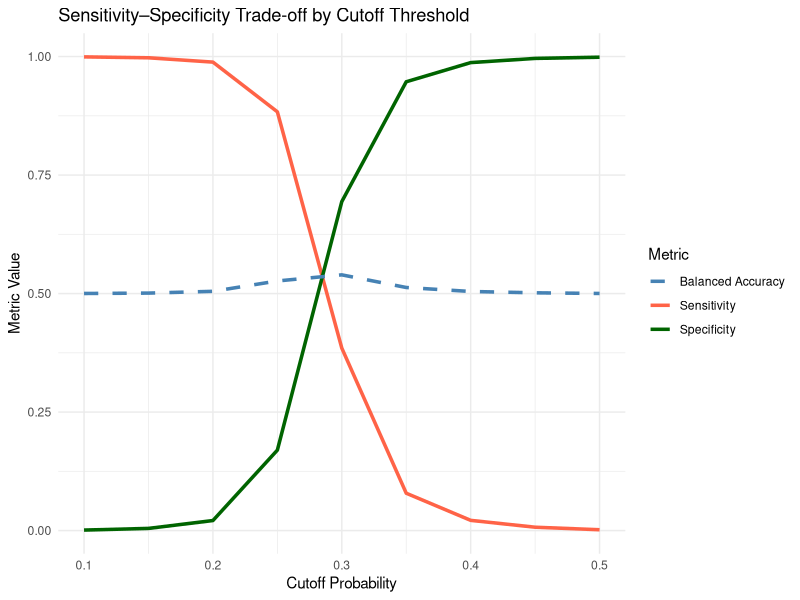

Recreate this plot in R.
###############################################################
# Cell2Cell Churn Challenge — Logistic Regression Modeling
# Objective: Identify key churn drivers and quantify their impact
###############################################################

# --- 0. SETUP ------------------------------------------------
library(tidyverse)
library(car)
library(broom)
library(pROC)
library(caret)

# --- 1. LOAD CLEAN DATA -------------------------------------
data <- read.csv("data/clean_service_vars_new.csv")

glimpse(data)

# Ensure target variable is factor
data$Churn_flag <- factor(data$Churn_flag, labels = c("Stayed", "Churned"))


# --- 2. FEATURE ENGINEERING ---------------------------------
# Create additional interaction & transformation features based on EDA insights
data <- data %>%
  mutate(
    # Behavioral ratio: Overage relative to usage
    OverageRatio = OverageMinutes / (MonthlyMinutes + 1),
    
    # Engagement per month of tenure
    CareCallsPerMonth = CustomerCareCalls / (MonthsInService + 1),
    
    # Nonlinear tenure transformation (diminishing effect)
    sqrt_Tenure = sqrt(MonthsInService),
    
    # Usage decline flag
    UsageDeclineFlag = ifelse(PercChangeMinutes < -20, 1, 0)
  )

# --- 3. MODEL FORMULATION -----------------------------------
# Base model with main effects
model_base <- glm(
  Churn_flag ~ CustomerCareCalls + DroppedBlockedCalls + 
    OverageMinutes + PercChangeMinutes + PercChangeRevenues + 
    CreditRating_num + sqrt_Tenure,
  data = data,
  family = binomial
)

# Model with interaction terms (to test heterogeneity)
model_interact <- glm(
  Churn_flag ~ CustomerCareCalls * CreditRating_num +
    PercChangeMinutes * CreditRating_num +
    OverageRatio * sqrt_Tenure +
    UsageDeclineFlag +
    DroppedBlockedCalls,
  data = data,
  family = binomial
)

# --- 4. MODEL COMPARISON ------------------------------------
summary(model_base)
summary(model_interact)

# AIC comparison
AIC(model_base, model_interact)

# --- 5. MULTICOLLINEARITY CHECK -----------------------------
vif_values <- car::vif(model_interact)
vif_values[vif_values > 5]

# --- 6. PREDICTIVE PERFORMANCE ------------------------------
# Create a new data frame that matches what the model actually used
model_data <- model.frame(model_interact)

# Add predicted probabilities and classes to that frame
model_data$pred_prob <- predict(model_interact, type = "response")
model_data$pred_class <- ifelse(model_data$pred_prob > 0.3, "Churned", "Stayed")

# Evaluate ROC and AUC
roc_curve <- roc(model_data$Churn_flag, model_data$pred_prob)
auc_value <- auc(roc_curve)
cat("Model AUC:", round(auc_value, 3), "\n")

# Optional: confusion matrix
confusionMatrix(as.factor(model_data$pred_class),
                model_data$Churn_flag,
                positive = "Churned")

# --- 7. COEFFICIENT INTERPRETATION --------------------------
coef_table <- tidy(model_interact, conf.int = TRUE, exponentiate = TRUE) %>%
  rename(OddsRatio = estimate, CI_low = conf.low, CI_high = conf.high) %>%
  mutate(Significance = ifelse(p.value < 0.05, "Significant", "Not Sig."))

print(coef_table)

# --- 8. BUSINESS INTERPRETATION -----------------------------
cat("\n--- BUSINESS INTERPRETATION ---\n")

cat("1. CustomerCareCalls × CreditRating_num: Significant negative interaction indicates that\n",
    "customer support is most effective for lower-credit customers — they benefit more from proactive help.\n\n")

cat("2. PercChangeMinutes × CreditRating_num: Large negative coefficients suggest customers with poor credit\n",
    "who reduce their usage are most likely to churn — early-warning segment.\n\n")

cat("3. OverageRatio × sqrt_Tenure: Customers who consistently go over plan, especially long-term ones,\n",
    "show higher churn risk — plan redesign opportunity.\n\n")

cat("4. UsageDeclineFlag: Customers whose usage drops >20% are ~2–3x more likely to churn — retention trigger.\n\n")

cat("5. DroppedBlockedCalls: Still not significant — confirms network issues are not primary churn driver.\n")

# --- 9. SAVE MODEL RESULTS ----------------------------------
write.csv(coef_table, "data/logistic_model_coefficients.csv", row.names = FALSE)
saveRDS(model_interact, "data/logistic_model_final.rds")



###############################################################
# --- 10. CHURN THRESHOLD ANALYSIS ----------------------------
# Purpose: Test various probability cutoffs to find the most useful
#          balance between identifying churners (sensitivity)
#          and avoiding false alarms (specificity)
###############################################################

# Function to compute confusion stats for a given cutoff
evaluate_cutoff <- function(threshold, data, actual, probs) {
  preds <- ifelse(probs > threshold, "Churned", "Stayed")
  cm <- confusionMatrix(as.factor(preds), actual, positive = "Churned")
  tibble(
    Cutoff = threshold,
    Accuracy = cm$overall["Accuracy"],
    Sensitivity = cm$byClass["Sensitivity"],
    Specificity = cm$byClass["Specificity"],
    Balanced_Accuracy = cm$byClass["Balanced Accuracy"]
  )
}

# Define cutoff values to test
cutoffs <- seq(0.1, 0.5, by = 0.05)

# Evaluate each cutoff
cutoff_results <- map_dfr(cutoffs, ~ evaluate_cutoff(.x, model_data, model_data$Churn_flag, model_data$pred_prob))

# Display results
print(cutoff_results)

# Visualize sensitivity vs. specificity trade-off
ggplot(cutoff_results, aes(x = Cutoff)) +
  geom_line(aes(y = Sensitivity, color = "Sensitivity"), size = 1.2) +
  geom_line(aes(y = Specificity, color = "Specificity"), size = 1.2) +
  geom_line(aes(y = Balanced_Accuracy, color = "Balanced Accuracy"), linetype = "dashed", size = 1.2) +
  scale_color_manual(values = c("steelblue", "tomato", "darkgreen")) +
  labs(title = "Sensitivity–Specificity Trade-off by Cutoff Threshold",
       y = "Metric Value", x = "Cutoff Probability",
       color = "Metric") +
  theme_minimal()


